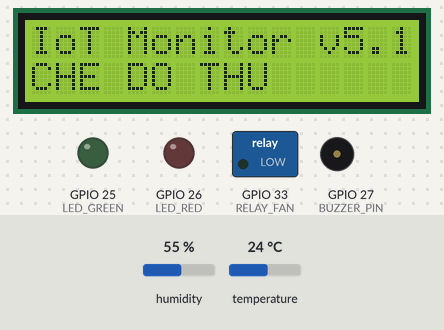
Bench run of a program on a simulated ESP32. Parts: 16×2 character LCD, switched loads named in the program (green lamp = pin HIGH), output pins drawn as LEDs (lit = HIGH), buzzer (waves = sounding). The test bench sets the inputs (shaded band); at power-on: temperature 24 °C, humidity 55 %. WiFi joins after 1.5 s; servers stay silent unless stated; random numbers use the default seed unless the program sets one; no MQTT or app messages arrive unless stated; what the program prints to the serial monitor is not drawn.

Above: at 1.2 s.
At 8.8 s:
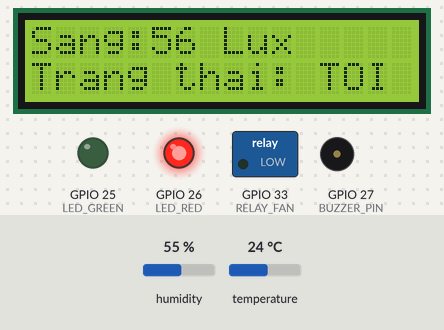
8.9 s: temperature set to 29.2 °C
At 14.4 s:
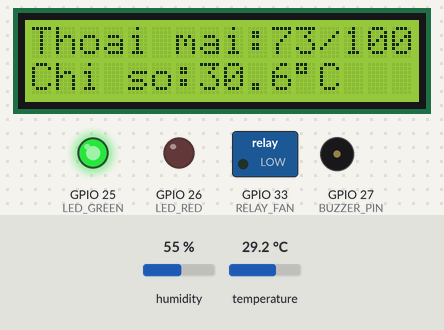
14.7 s: temperature set to 30.5 °C
At 18.0 s:
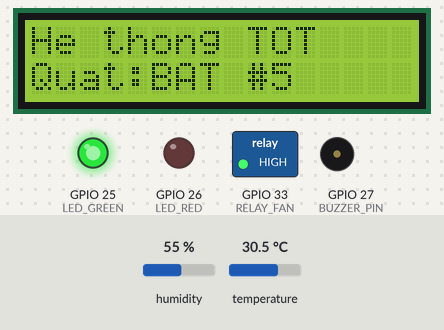
20.5 s: humidity set to 31 %
26.3 s: humidity set to 28 %
32.0 s: temperature set to 28.5 °C
36.1 s: temperature set to 27.7 °C
At 37.8 s:
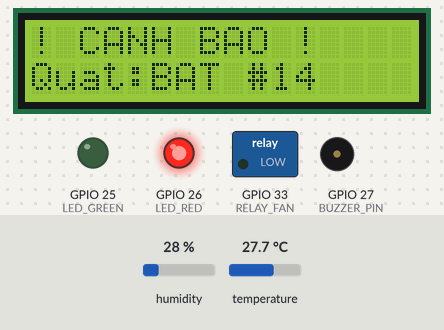
Timing chart, 0 to 44.1 s (numbered marks = the images above; inputs shaded):
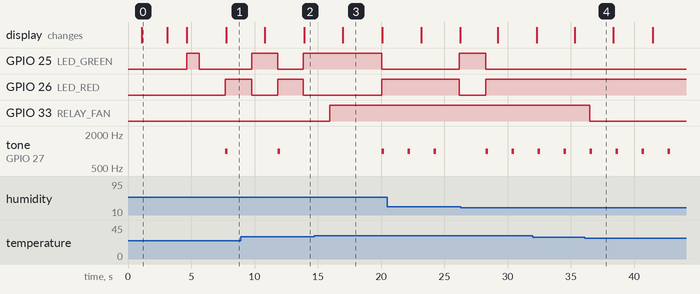

The program:

main.cpp
```cpp
#include <Arduino.h>
#include <WiFi.h>
#include <DHT.h>
#include <LiquidCrystal_I2C.h>
#include <ThingSpeak.h>
#include <PubSubClient.h>

// ===== CẤU HÌNH WIFI =====
const char* ssid = "Wokwi-GUEST";
const char* password = "";

// ===== CẤU HÌNH THINGSPEAK =====
unsigned long channelID = 3123035;
const char* writeAPIKey = "OK6322WQLR29O7ZI";

// ===== CẤU HÌNH MQTT =====
const char* mqtt_server = "test.mosquitto.org";
const int mqtt_port = 1883;
const char* mqtt_topic_data = "iot/env/data";
const char* mqtt_topic_status = "iot/env/status";

WiFiClient espClient;
WiFiClient thingspeakClient;
PubSubClient mqtt(espClient);

// ===== CẤU HÌNH PHẦN CỨNG =====
#define DHTPIN 15
#define DHTTYPE DHT22
#define LDR_PIN 34
#define MQ2_PIN 35
#define LED_GREEN 25
#define LED_RED 26
#define BUZZER_PIN 27
#define RELAY_FAN 33

DHT dht(DHTPIN, DHTTYPE);

// ===== MÀN HÌNH LCD =====
LiquidCrystal_I2C lcd(0x27, 16, 2);

// ===== BIẾN TOÀN CỤC =====
float temperature = 0;
float humidity = 0;
int lightLevel = 0;
float lightLux = 0;
int gasLevel = 0;
float gasPPM = 0;
float heatIndex = 0;
int comfortIndex = 0;

bool fanStatus = false;
bool systemAlert = false;

unsigned long lastThingSpeakUpdate = 0;
unsigned long lastMQTTUpdate = 0;
unsigned long lastSensorRead = 0;
unsigned long lastLCDUpdate = 0;

const unsigned long THINGSPEAK_INTERVAL = 20000;
const unsigned long MQTT_INTERVAL = 5000;
const unsigned long SENSOR_INTERVAL = 2000;
const unsigned long LCD_INTERVAL = 3000;

// ===== NGƯỠNG CẢNH BÁO =====
const float TEMP_MAX = 35.0;
const float TEMP_MIN = 15.0;
const float TEMP_FAN_ON = 30.0;
const float TEMP_FAN_OFF = 28.0;
const float HUMID_MAX = 80.0;
const float HUMID_MIN = 30.0;
const float LIGHT_MIN_LUX = 200.0;
const float GAS_THRESHOLD_PPM = 300.0;

int dataCount = 0;
int lcdPage = 0;

// ===== CHẾ ĐỘ TEST: Bật để dùng giá trị random, tắt để dùng cảm biến thật =====
#define TEST_MODE true  // true = random values, false = real sensors

// ===== KẾT NỐI MQTT =====
void connectMQTT() {
  if (WiFi.status() != WL_CONNECTED) return;

  while (!mqtt.connected()) {
    Serial.print("Ket noi MQTT...");
    String clientId = "ESP32-" + String(random(0xffff), HEX);

    if (mqtt.connect(clientId.c_str())) {
      Serial.println("Thanh cong!");
      mqtt.publish(mqtt_topic_status, "truc_tuyen");
    } else {
      Serial.print("Loi: ");
      Serial.println(mqtt.state());
      delay(5000);
      return;
    }
  }
}

// ===== KHỞI TẠO =====
void setup() {
  Serial.begin(115200);
  delay(1000);

  Serial.println("\n===========================================");
  Serial.println("  HE THONG GIAM SAT MOI TRUONG V5.1");
  if (TEST_MODE) {
    Serial.println("  CHE DO: THU NGHIEM (Gia tri ngau nhien)");
  } else {
    Serial.println("  CHE DO: THAT (Gia tri cam bien)");
  }
  Serial.println("===========================================");

  pinMode(LED_GREEN, OUTPUT);
  pinMode(LED_RED, OUTPUT);
  pinMode(BUZZER_PIN, OUTPUT);
  pinMode(RELAY_FAN, OUTPUT);
  pinMode(LDR_PIN, INPUT);
  pinMode(MQ2_PIN, INPUT);

  digitalWrite(LED_GREEN, LOW);
  digitalWrite(LED_RED, LOW);
  digitalWrite(BUZZER_PIN, LOW);
  digitalWrite(RELAY_FAN, LOW);

  dht.begin();

  lcd.init();
  lcd.backlight();
  lcd.clear();
  lcd.setCursor(0, 0);
  lcd.print("IoT Monitor v5.1");
  lcd.setCursor(0, 1);
  if (TEST_MODE) {
    lcd.print("CHE DO THU");
  } else {
    lcd.print("CHE DO THAT");
  }

  delay(2000);

  lcd.clear();
  lcd.setCursor(0, 0);
  lcd.print("Ket noi WiFi...");
  Serial.print("WiFi: ");

  WiFi.begin(ssid, password);
  int attempts = 0;
  while (WiFi.status() != WL_CONNECTED && attempts < 30) {
    delay(500);
    Serial.print(".");
    attempts++;
  }

  if (WiFi.status() == WL_CONNECTED) {
    Serial.println(" Thanh cong!");
    Serial.print("Dia chi IP: ");
    Serial.println(WiFi.localIP());
    lcd.setCursor(0, 1);
    lcd.print("Da ket noi!");
    digitalWrite(LED_GREEN, HIGH);
    delay(1000);
    digitalWrite(LED_GREEN, LOW);
  } else {
    Serial.println(" That bai!");
    lcd.setCursor(0, 1);
    lcd.print("Ket noi loi!");
  }

  ThingSpeak.begin(thingspeakClient);
  mqtt.setServer(mqtt_server, mqtt_port);
  connectMQTT();

  delay(2000);
  lcd.clear();

  Serial.println("\n✓ He thong san sang!");
  Serial.println("💡 Quat tu dong: BAT khi T >= 30°C, TAT khi T <= 28°C\n");
}

// ===== ĐỌC CẢM BIẾN VỚI TÙY CHỌN TEST MODE =====
void readSensors() {
  // Đọc DHT22 (luôn dùng giá trị thật)
  temperature = dht.readTemperature();
  humidity = dht.readHumidity();

  if (isnan(temperature) || isnan(humidity)) {
    Serial.println("⚠ Loi DHT22!");
    temperature = 25.0;
    humidity = 60.0;
  }

  if (TEST_MODE) {
    // ===== CHẾ ĐỘ TEST: Giá trị ngẫu nhiên =====
    lightLux = random(0, 1001);
    lightLevel = map(lightLux, 0, 1000, 4095, 0);

    gasPPM = random(0, 501);
    gasLevel = map(gasPPM, 0, 500, 0, 2048);

  } else {
    // ===== CHẾ ĐỘ THẬT: Đọc từ cảm biến =====
    lightLevel = analogRead(LDR_PIN);
    int invertedLight = 4095 - lightLevel;
    lightLux = map(invertedLight, 0, 4095, 0, 1000);
    lightLux = constrain(lightLux, 0, 1000);

    gasLevel = analogRead(MQ2_PIN);
    gasPPM = map(gasLevel, 0, 4095, 0, 1000);
    gasPPM = constrain(gasPPM, 0, 1000);
  }

  // Tính Heat Index
  float c1 = -8.78469475556;
  float c2 = 1.61139411;
  float c3 = 2.33854883889;
  float c4 = -0.14611605;
  float c5 = -0.012308094;
  float c6 = -0.0164248277778;
  float c7 = 0.002211732;
  float c8 = 0.00072546;
  float c9 = -0.000003582;

  heatIndex = c1 + c2*temperature + c3*humidity +
              c4*temperature*humidity + c5*temperature*temperature +
              c6*humidity*humidity + c7*temperature*temperature*humidity +
              c8*temperature*humidity*humidity +
              c9*temperature*temperature*humidity*humidity;

  // Tính chỉ số thoải mái
  float tempScore = max(0.0f, 100.0f - abs(24.0f - temperature) * 5);
  float humidScore = max(0.0f, 100.0f - abs(60.0f - humidity) * 2);
  float lightScore = min(100.0f, (lightLux / 10.0f));
  float gasScore = max(0.0f, 100.0f - (gasPPM / 10.0f));

  comfortIndex = (tempScore + humidScore + lightScore + gasScore) / 4;

  dataCount++;
}

// ===== KIỂM TRA CẢNH BÁO =====
bool checkAlerts() {
  bool alert = false;

  if (temperature > TEMP_MAX || temperature < TEMP_MIN) {
    alert = true;
  }

  if (humidity > HUMID_MAX || humidity < HUMID_MIN) {
    alert = true;
  }

  if (lightLux < LIGHT_MIN_LUX) {
    alert = true;
  }

  if (gasPPM > GAS_THRESHOLD_PPM) {
    alert = true;
  }

  systemAlert = alert;
  return alert;
}

// ===== ĐIỀU KHIỂN QUẠT TỰ ĐỘNG =====
void autoFanControl() {
  if (temperature >= TEMP_FAN_ON && !fanStatus) {
    fanStatus = true;
    digitalWrite(RELAY_FAN, HIGH);
    Serial.println("🌀 TU DONG: Bat quat (T >= 30°C)");
    mqtt.publish(mqtt_topic_status, "quat_bat_tu_dong");
  }
  else if (temperature <= TEMP_FAN_OFF && fanStatus) {
    fanStatus = false;
    digitalWrite(RELAY_FAN, LOW);
    Serial.println("🌀 TU DONG: Tat quat (T <= 28°C)");
    mqtt.publish(mqtt_topic_status, "quat_tat_tu_dong");
  }
}

// ===== ĐIỀU KHIỂN LED & BUZZER =====
void controlIndicators() {
  if (systemAlert) {
    digitalWrite(LED_GREEN, LOW);
    digitalWrite(LED_RED, HIGH);
    tone(BUZZER_PIN, 1000, 200);
  } else {
    digitalWrite(LED_GREEN, HIGH);
    digitalWrite(LED_RED, LOW);
    noTone(BUZZER_PIN);
  }
}

// ===== CẬP NHẬT LCD =====
void updateLCD() {
  static unsigned long lastPageChange = 0;

  if (millis() - lastPageChange > LCD_INTERVAL) {
    lcdPage = (lcdPage + 1) % 5;
    lastPageChange = millis();
    lcd.clear();
  }

  if (lcdPage == 0) {
    // Trang 1: Nhiệt độ & Độ ẩm
    lcd.setCursor(0, 0);
    lcd.print("T:");
    lcd.print(temperature, 1);
    lcd.write(223);
    lcd.print("C ");

    if (temperature > TEMP_MAX) {
      lcd.print("NONG!");
    } else if (temperature < TEMP_MIN) {
      lcd.print("LANH");
    } else {
      lcd.print("TOT ");
    }

    lcd.setCursor(0, 1);
    lcd.print("H:");
    lcd.print(humidity, 1);
    lcd.print("% ");

    if (humidity > HUMID_MAX) {
      lcd.print("CAO ");
    } else if (humidity < HUMID_MIN) {
      lcd.print("THAP");
    } else {
      lcd.print("TOT ");
    }

  } else if (lcdPage == 1) {
    // Trang 2: Ánh sáng
    lcd.setCursor(0, 0);
    lcd.print("Sang:");
    lcd.print((int)lightLux);
    lcd.print(" Lux  ");

    lcd.setCursor(0, 1);
    if (lightLux < LIGHT_MIN_LUX) {
      lcd.print("Trang thai: TOI");
    } else {
      lcd.print("Trang thai: TOT");
    }

  } else if (lcdPage == 2) {
    // Trang 3: Khí gas
    lcd.setCursor(0, 0);
    lcd.print("Khi:");
    lcd.print((int)gasPPM);
    lcd.print(" PPM   ");

    lcd.setCursor(0, 1);
    if (gasPPM > GAS_THRESHOLD_PPM) {
      lcd.print("NGUY HIEM!!!  ");
    } else {
      lcd.print("Trang thai: TOT");
    }

  } else if (lcdPage == 3) {
    // Trang 4: Chỉ số
    lcd.setCursor(0, 0);
    lcd.print("Thoai mai:");
    lcd.print(comfortIndex);
    lcd.print("/100");

    lcd.setCursor(0, 1);
    lcd.print("Chi so:");
    lcd.print(heatIndex, 1);
    lcd.write(223);
    lcd.print("C  ");

  } else {
    // Trang 5: Trạng thái
    lcd.setCursor(0, 0);
    if (systemAlert) {
      lcd.print("! CANH BAO !   ");
    } else {
      lcd.print("He thong TOT   ");
    }

    lcd.setCursor(0, 1);
    lcd.print("Quat:");
    lcd.print(fanStatus ? "BAT" : "TAT");
    lcd.print(" #");
    lcd.print(dataCount);
    lcd.print("    ");
  }
}

// ===== GỬI THINGSPEAK =====
void sendThingSpeak() {
  if (WiFi.status() != WL_CONNECTED) return;

  Serial.println("\n→ Dang gui den ThingSpeak...");

  ThingSpeak.setField(1, temperature);
  ThingSpeak.setField(2, humidity);
  ThingSpeak.setField(3, lightLux);
  ThingSpeak.setField(4, gasPPM);
  ThingSpeak.setField(5, fanStatus ? 1 : 0);
  ThingSpeak.setField(6, heatIndex);
  ThingSpeak.setField(7, comfortIndex);
  ThingSpeak.setField(8, systemAlert ? 1 : 0);

  int status = ThingSpeak.writeFields(channelID, writeAPIKey);

  if (status == 200) {
    Serial.println("✓ ThingSpeak: Thanh cong");
  } else {
    Serial.print("✗ Loi ThingSpeak: ");
    Serial.println(status);
  }
}

// ===== GỬI MQTT =====
void sendMQTT() {
  if (!mqtt.connected()) {
    connectMQTT();
    return;
  }

  String payload = "{";
  payload += "\"temp\":" + String(temperature, 1) + ",";
  payload += "\"humid\":" + String(humidity, 1) + ",";
  payload += "\"light_lux\":" + String(lightLux, 1) + ",";
  payload += "\"gas_ppm\":" + String(gasPPM, 1) + ",";
  payload += "\"heat_index\":" + String(heatIndex, 1) + ",";
  payload += "\"comfort\":" + String(comfortIndex) + ",";
  payload += "\"fan\":" + String(fanStatus ? "true" : "false") + ",";
  payload += "\"alert\":" + String(systemAlert ? "true" : "false");
  payload += "}";

  mqtt.publish(mqtt_topic_data, payload.c_str());
  Serial.println("✓ MQTT: " + payload);
}

// ===== IN SERIAL =====
void printSerial() {
  Serial.println("\n========== DU LIEU CAM BIEN ==========");
  Serial.print("Nhiet do: ");
  Serial.print(temperature, 1);
  Serial.print(" °C ");
  Serial.println(temperature > TEMP_MAX ? "[NONG]" : temperature < TEMP_MIN ? "[LANH]" : "[TOT]");

  Serial.print("Do am   : ");
  Serial.print(humidity, 1);
  Serial.print(" % ");
  Serial.println(humidity > HUMID_MAX ? "[CAO]" : humidity < HUMID_MIN ? "[THAP]" : "[TOT]");

  Serial.print("Anh sang: ");
  Serial.print(lightLux, 1);
  Serial.print(" Lux");
  if (TEST_MODE) Serial.print(" [NGAU NHIEN]");
  else {
    Serial.print(" (Tho:");
    Serial.print(lightLevel);
    Serial.print(")");
  }
  Serial.println(lightLux < LIGHT_MIN_LUX ? " [TOI]" : " [SANG]");

  Serial.print("Khi gas : ");
  Serial.print(gasPPM, 1);
  Serial.print(" PPM");
  if (TEST_MODE) Serial.print(" [NGAU NHIEN]");
  else {
    Serial.print(" (Tho:");
    Serial.print(gasLevel);
    Serial.print(")");
  }
  Serial.println(gasPPM > GAS_THRESHOLD_PPM ? " [NGUY HIEM]" : " [AN TOAN]");

  Serial.print("Chi so nhiet: ");
  Serial.print(heatIndex, 1);
  Serial.println(" °C");

  Serial.print("Thoai mai   : ");
  Serial.print(comfortIndex);
  Serial.println("/100");

  Serial.println("\n========== TRANG THAI ==========");
  Serial.print("Quat    : ");
  Serial.println(fanStatus ? "BAT" : "TAT");
  Serial.print("Canh bao: ");
  Serial.println(systemAlert ? "CO" : "KHONG");
  Serial.print("Du lieu #: ");
  Serial.println(dataCount);
  Serial.println("====================================\n");
}

// ===== VÒNG LẶP CHÍNH =====
void loop() {
  unsigned long currentTime = millis();

  if (mqtt.connected()) {
    mqtt.loop();
  } else {
    connectMQTT();
  }

  if (currentTime - lastSensorRead >= SENSOR_INTERVAL) {
    readSensors();
    checkAlerts();
    autoFanControl();
    controlIndicators();
    printSerial();
    lastSensorRead = currentTime;
  }

  if (currentTime - lastLCDUpdate >= LCD_INTERVAL) {
    updateLCD();
    lastLCDUpdate = currentTime;
  }

  if (currentTime - lastThingSpeakUpdate >= THINGSPEAK_INTERVAL) {
    sendThingSpeak();
    lastThingSpeakUpdate = currentTime;
  }

  if (currentTime - lastMQTTUpdate >= MQTT_INTERVAL) {
    sendMQTT();
    lastMQTTUpdate = currentTime;
  }

  delay(100);
}
```

Measured:
- the behaviour switches between 29.9 and 30 °C on temperature (found by bisection; images 2 and 3)
- the behaviour switches between 28.1 and 28 °C on temperature (found by bisection; images 3 and 4)
- after the input at 14.7 s, GPIO 33 (RELAY_FAN): LOW → HIGH after 1.2 s
- after the input at 36.1 s, GPIO 33 (RELAY_FAN): HIGH → LOW after 0.40 s
- by itself, tone on GPIO 27 (BUZZER_PIN): alternates 1000 Hz for 0.20 s and silent for 1.9 s
- what the display in image 0 shows lasts 2.0 s, from 1.1 s to 3.1 s
- what the display in image 3 shows lasts 3.1 s, from 17.0 s to 20.1 s
